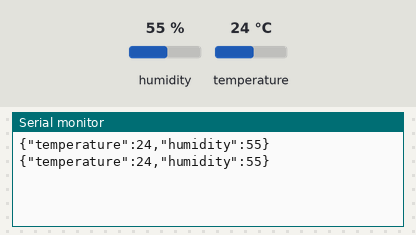
Simulated run of this sketch. Board: Arduino Uno, built with avr-gcc and run on an emulated ATmega328P. On the bench: the last lines printed to the serial monitor. The test bench sets the inputs (shaded band); at power-on: humidity 55 %, temperature 24 °C.

Above: at 4.8 s.
4.9 s: humidity set to 22 %
At 7.2 s:
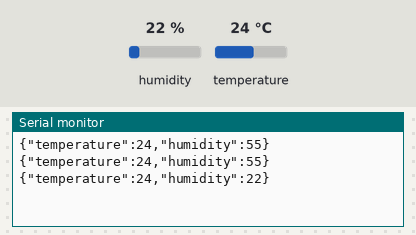
7.9 s: temperature set to 12 °C
At 9.0 s:
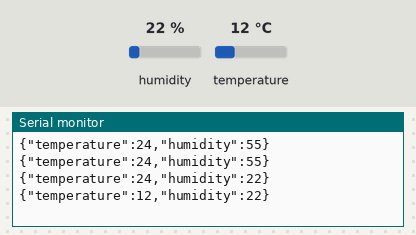
10.9 s: humidity set to 40 %
At 12.6 s:
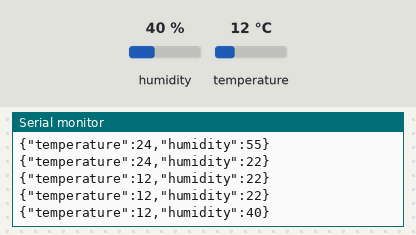
Timing chart, 0 to 14.1 s (numbered marks = the images above; inputs shaded):
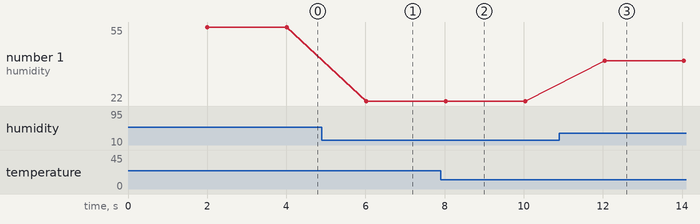

The sketch:

main.ino
```cpp
/*
JSON Format:
{
  "temperature": 0,
  "humidity": 0,
}
*/

#include <DHT.h>
#include <ArduinoJson.h>

#define DHTPIN 10
#define DHTTYPE DHT22

DHT dht(DHTPIN, DHTTYPE);

float temperature = 0;
float humidity = 0;

DynamicJsonDocument sensorJson(1024);

void data_to_json(float temp, float hum) {
  sensorJson["temperature"] = temp;
  sensorJson["humidity"] = hum;
}

void send_json() {
  serializeJson(sensorJson, Serial);
  Serial.write("\n");
}

void setup() {
  Serial.begin(9600);
  dht.begin();
}

void loop() {
  delay(2000);

  temperature = dht.readTemperature();
  humidity = dht.readHumidity();

  // Pack data to Json
  data_to_json(temperature, humidity);

  // Send Json via Serial
  send_json();
}
```

Measured:
- after the input at 4.9 s, the serial monitor: prints a new line after 1.1 s (image 1)
- after the input at 7.9 s, the serial monitor: prints a new line after 0.13 s (image 2)
- after the input at 10.9 s, the serial monitor: prints a new line after 1.1 s (image 3)
- plotted number 1: 55 → 22 after the input at 4.9 s, 22 → 40 after the input at 10.9 s
